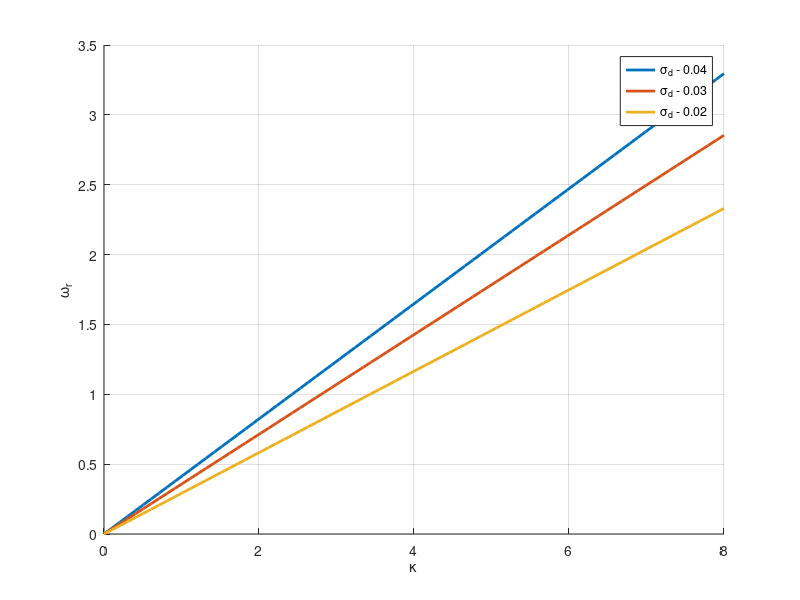

MATLAB code to generate this figure:
%%%% Solution of Dust Charging %%%%%
%%% Derivation of Dispersion relation %%%%

%  Variation with Dust Temperature
   clc;clear; 

% Defined values 
  ep0 = 8.85e-12;
  ev = 1e-16;
  W = 3*ev;                       % Work function
  J = 4e22;                        % Photon flux density
  Tp = 11.62*ev;                  % Average energy of photo electrons
  Y = 1e-6;                          % yield of photon
  r = 0.1e-6;                       % dust grain radius
  Te = 0.5*ev;
  Ti = 0.33*ev;
  Td = 0.024*ev;
  ni0 = 5e9;
  ne0 = 2.5e9;
  nd0 = 1.25e6;
  zd0 = 2e3;
  md = 1.15e-16;
  mi = 6.6e-26;
  mn = 6.6e-26;
  me = 9.1e-31;
  lambda = 0.05; 
  
  e = 1.6e-19; 
  h = 6.6e-34; 
 sigma_d = [0.04,0.03,0.02];
      nu_dn = 50;
       nn = 3.14e10;                     % neutral density
   
% Calculated values %
 for i = 1:3
  Nd0 = nd0/nd0;
  alpha = (4/(ni0*(((8*Te)/(pi*me))^(1/2))));
  gamma = ((16*pi*me*Td^2)/(h^3*(((8*Te)/(pi*me))^(1/2))*ni0))*exp(-W/Td);
  Z =  (e^2*zd0)/(r*Te);
  K = ((me*Ti)/(mi*Te))^(1/2);
  beta = Tp/Te;
  sigma_i = Ti/Te;
  sigma_d_1 = Td/Te;
  delta = ne0/ni0;
  Delta = sqrt(ni0/(nd0*zd0));
  R = ((((Z/sigma_i)-1)*(K/sigma_i))-(delta*(1+Z)))/(Z*(delta+(K/sigma_i)...
      + ((2*gamma*Z)/sigma_d(i))+((Y*J*alpha)/beta)+(gamma*((Z/sigma_d(i))-1))));
  P = (Nd0*R)/(Delta)-(((Delta*Nd0)/sigma_i)*(1+(delta*sigma_i)));  
  Q = (3*sigma_d(i)*Delta^2);

    w_pd = sqrt((nd0*e^2*zd0^2)/(ep0*md));
    lambda_eB = sqrt((ep0*Te)/(ne0*e^2));
%     nu_dn = (4./3).*pi.*(a.^2).*vn.*nn.*(mn./md); 

    ks = linspace(0.001,8,80);
    t = ks.*ks;
    t1 = ks.*ks.*lambda_eB.*lambda_eB;
    for k = 1:length(ks)
        
        A = 1 - (P/(ks(k)^2*Nd0));
        B = -((Delta*nu_dn)/(pi))+((P*nu_dn)/(pi*ks(k)^2*Nd0*delta));
        C = (Nd0)- ((3*sigma_d(i)*Delta*P)/(Nd0))+(Q*ks(k)^2);
        
        x1(k) = (C/(A));
        X1(k) = sqrt(C/(A));
        
        Y1(k) = (3*B)/(2*A);
    end
    
    
    hold all;
    figure(1) 
    plot(ks,(X1),'linewidth',2);
    legend('\sigma_d - 0.04','\sigma_d - 0.03','\sigma_d - 0.02');
    grid on
%     xlabel('\kappa^2');
%     ylabel('\omega_r^2');
     xlabel('\kappa');
    ylabel('\omega_r');


    
%     hold all;
%     figure(2) 
%     plot(ks,(Y1));
% %     hleg1 = legend('Td - 1/40','Td - 3','Td -  5','Td -10');
%     xlabel('\kappa');
%     ylabel('\omega_i');


%     color = 'rmbk' 
%     markers  = '+p*d'
%     hold all;
%     figure(1) 
%     plot(ks,real(x1),[color(i),markers(i)]);
%     hleg1 = legend('Td - 1/40','Td - 3','Td -  5','Td -10');
%     xlabel('k');
%     ylabel('w');
  end